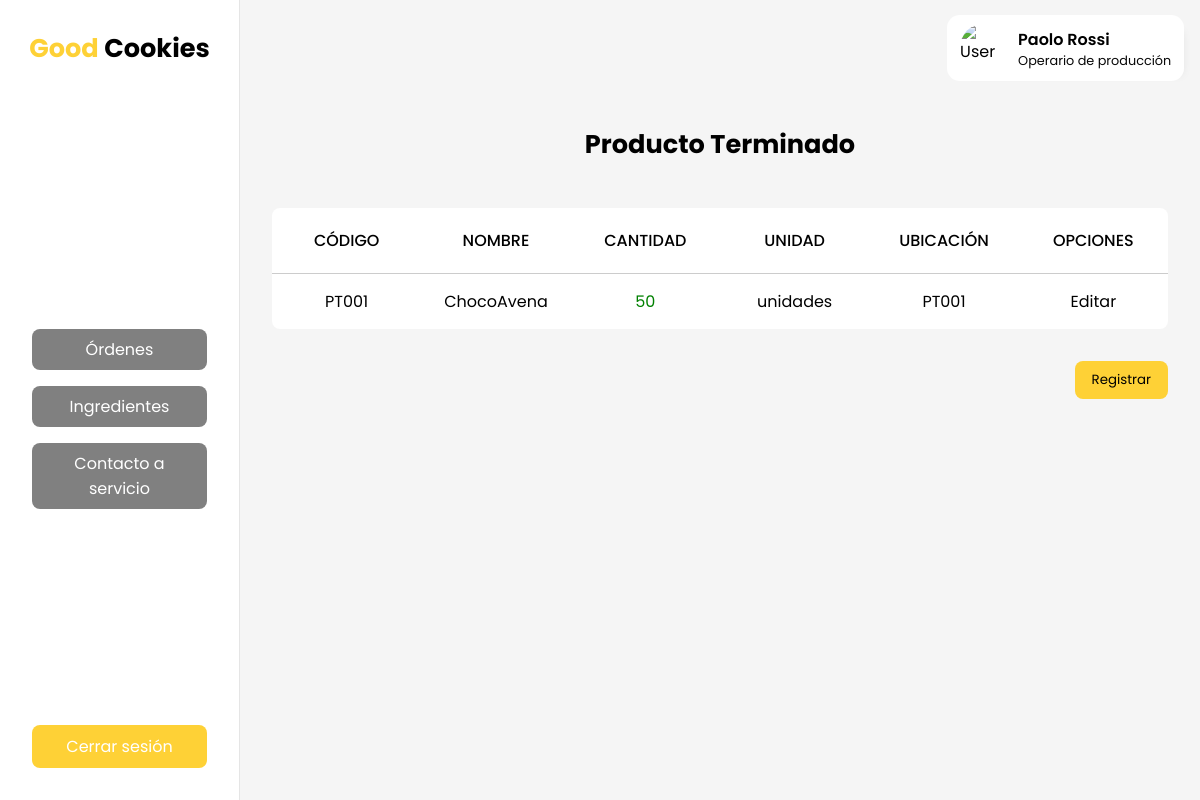
Page /producto-terminado.php (signed in) on the committed database.
### tables this page shows
CREATE TABLE `menuxrol` (
  `cod` int(11) NOT NULL,
  `rol` varchar(50) NOT NULL,
  `menu` varchar(50) NOT NULL,
  `href` varchar(50) NOT NULL
);

CREATE TABLE `producto` (
  `cod` int(11) NOT NULL,
  `nombre` varchar(50) NOT NULL,
  `unidad` varchar(50) NOT NULL,
  `image` varchar(50) NOT NULL
);

CREATE TABLE `movimiento` (
  `cod` int(11) NOT NULL,
  `codItem` int(11) NOT NULL,
  `tipoProducto` varchar(20) NOT NULL,
  `cantidad` int(11) NOT NULL,
  `codUbicacionOrigen` int(11) DEFAULT NULL,
  `codUbicacionDestino` int(11) DEFAULT NULL
);

CREATE TABLE `ubicacion` (
  `cod` int(11) NOT NULL,
  `nombre` varchar(20) NOT NULL
);

### producto-terminado.php (called while the page is built, shortened)
<?php
  include('layouts/dashboard.php');
?>

### views/_producto_terminado.php (the view)
<?php
    $enlace = mysqli_connect("localhost", "root", "", "GoodCookies");
    $sentencia_productoterminado = "select p.cod, p.nombre, m.cantidad, p.unidad, u.nombre from producto p
                                join movimiento m on p.cod = m.codItem
                                join ubicacion u on m.codUbicacionDestino = u.cod
                            where m.tipoProducto = 'productoterminado';";
    $resultado_productoterminado = mysqli_query($enlace, $sentencia_productoterminado);
?>
<h1>Producto Terminado</h1>
<div class="table_and_buttons">
    <table>
        <thead>
            <tr>
                <th>Código</th>
                <th>Nombre</th>
                <th>Cantidad</th>
                <th>Unidad</th>
                <th>Ubicación</th>
                <th>Opciones</th>
            </tr>
        </thead>
        <tbody>
            <?php
                while ($row_productoterminado = $resultado_productoterminado->fetch_row()) {
                    $colorClass = $row_productoterminado[2] > 0 ? "positive" : "negative";
                    echo "<tr>";
                        echo "<td>PT00".$row_productoterminado[0]."</td>";
                        echo "<td>".$row_productoterminado[1]."</td>";
                        echo "<td class='$colorClass'>".$row_productoterminado[2]."</td>";
                        echo "<td>".$row_productoterminado[3]."</td>";
                        echo "<td><a href='ubicacion.php?cod=".$row_productoterminado[4]."'>".$row_productoterminado[4]."</a></td>";
                        echo "<td><a href='editar-materia-prima.php?cod=".$row_productoterminado[0]."'>Editar</a></td>";
                    echo "</tr>";
                }
            ?>
        </tbody>
    </table>
    <button>Registrar</button>
</div>

### layouts/dashboard.php (shortened to what this page needs)
<?php
    $rol = $_SESSION["rol"];
    $enlace = mysqli_connect("localhost","root","","GoodCookies");
    $sentencia = "select * from menuxrol where rol='$rol';";
    $resultado_menu = mysqli_query($enlace, $sentencia);
?>
<!DOCTYPE html>
<html>
  <head>
    <link rel="stylesheet" href="styles/main.css" />
    <link rel="stylesheet" href="styles/dashboard.css" />
  </head>
  <body>
    <section id="dashboard">
      <nav>
        <h1>
          <a href="index.html">
            <span>Good</span> Cookies
          </a>
        </h1>
        <menu>
          <ul>
            <?php
            $currentMenu = explode(".php", explode("/", $_SERVER['REQUEST_URI'])[1])[0];
            while ($row_menu = $resultado_menu->fetch_row()) {
                if ($row_menu[3] == $currentMenu) {
                    echo "<li class='active'><a href='$row_menu[3].php'>$row_menu[2]</a></li>";
                } else {
                    echo "<li><a href='$row_menu[3].php'>$row_menu[2]</a></li>";
                }
            }
            ?>
          </ul>
          <div class="menu-buttons">
            <a href="functions/logout.php" class="logout">Cerrar sesión</a>
          </div>
        </menu>
      </nav>
      <div class="dashboard_right">
        <header>
          <a href="perfil.php">
            <div class="user_profile_card">
              <img
                src="https://res.cloudinary.com/paolorossi/image/upload/v1652998240/spotiparty/user_placeholder_zpoic6.png"
                alt="User Image"
                width="50"
                height="50"
              />
              <div>
                <?php
                    echo "<p>".$_SESSION["displayName"]."</p>";
                    echo "<span>".$_SESSION["rol"]."</span>";
                ?>
              </div>
            </div>
          </a>
        </header>
        <main><?php include($childView); ?></main>
      </div>
    </section>
  </body>
</html>

### styles/main.css (style rules this page uses)
:root { --primary: #fed136; --secondary: #ce793c; }
* { margin: 0; padding: 0; box-sizing: border-box; font-family: 'Poppins', sans-serif; }
button { cursor: pointer; padding: 0.5rem 1rem; border-radius: 0.5rem; border: 1px solid transparent; background-color: var(--primary); }
a { color: #000; text-decoration: none; }
ul { list-style: none; }
table { width: 100%; table-layout: fixed; border-radius: 0.5rem; border-collapse: collapse; background-color: white; }
th { padding: 20px 15px; text-align: center; font-weight: 500; text-transform: uppercase; border-bottom: solid 1px #ccc; }
td { padding: 15px; text-align: center; vertical-align: middle; }
.table_and_buttons { gap: 2rem; display: flex; flex-direction: column; align-items: end; margin: 1rem 0; }

### styles/dashboard.css (style rules this page uses)
#dashboard { display: flex; flex-direction: row; height: 100vh; }
#dashboard nav { display: flex; flex-direction: column; width: 20%; min-width: 240px; max-width: 320px; background-color: white; border-right: rgba(0, 0, 0, 0.1) 1px solid; }
#dashboard menu { flex: 1; gap: 1rem; padding: 2rem; display: flex; flex-direction: column; }
#dashboard menu ul { flex: 1; display: flex; flex-direction: column; justify-content: center; gap: 1rem; }
#dashboard menu li { display: flex; cursor: pointer; text-align: center; border-radius: 0.5rem; background-color: gray; }
#dashboard menu li a { width: 100%; color: white; padding: 0.5rem 1rem; }
#dashboard header { height: 6rem; background-color: whitesmoke; display: flex; justify-content: end; align-items: center; padding: 0 1rem; }
#dashboard main { flex: 1; display: flex; flex-direction: column; padding: 0 2rem; background-color: whitesmoke; }
#dashboard h1 { text-align: center; font-size: 1.6rem; font-weight: 700; height: 6rem; display: flex; align-items: center; justify-content: center; }
#dashboard h1 span { color: var(--primary); }
.dashboard_right { flex: 1; display: flex; flex-direction: column; }
.menu-buttons { display: flex; flex-direction: column; gap: 1rem; }
.logout { padding: 0.5rem 1rem; border-radius: 0.5rem; border: 1px solid transparent; background-color: var(--primary); color: white; text-align: center; }
.user_profile_card { display: flex; align-items: center; justify-content: center; padding: 0.5rem 0.8rem; border-radius: 0.8rem; background-color: white; box-shadow: 10px 5px 10px -12px rgba(0, 0, 0, 0.1); }
.user_profile_card div { display: flex; flex-direction: column; }
.user_profile_card img { border-radius: 50%; margin-right: 0.5rem; }
.user_profile_card p { font-weight: 600; }
.user_profile_card span { color: #080808; font-size: 0.8rem; }
.positive { color: green; }

### rows in the picture
menuxrol: menu "Órdenes"
menuxrol: menu "Ingredientes"
menuxrol: menu "Contacto a servicio"
producto: cod "1", nombre "ChocoAvena", movimiento.cantidad "50", unidad "unidades", ubicacion.nombre "PT001"

### other values in the picture
$_SESSION["displayName"] "Paolo Rossi"
$_SESSION["rol"] "Operario de producción"
